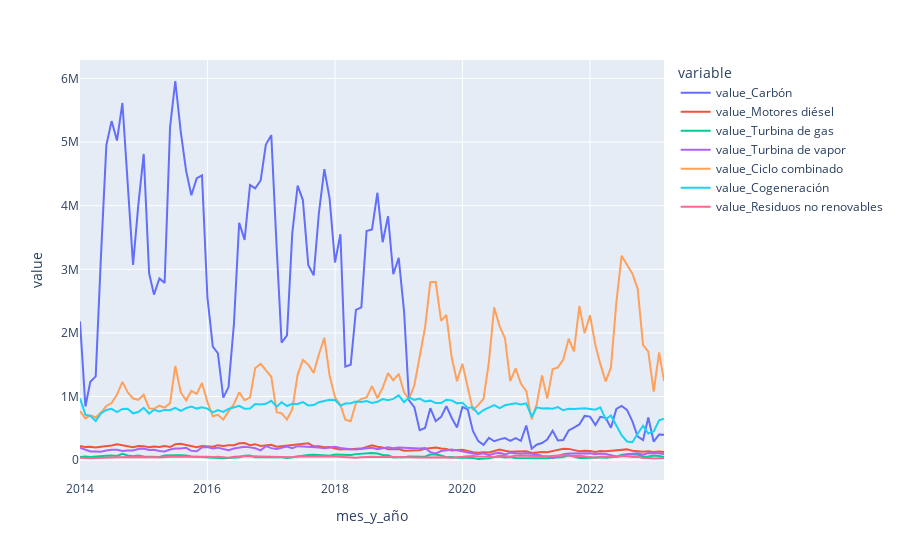

The notebook cell this image was saved under:
### Code cell
fig = px.line(df_mes_emisiones, x='mes_y_año', y=["value_Carbón", "value_Motores diésel", "value_Turbina de gas", "value_Turbina de vapor", "value_Ciclo combinado", "value_Cogeneración", "value_Residuos no renovables"])
fig.show()
